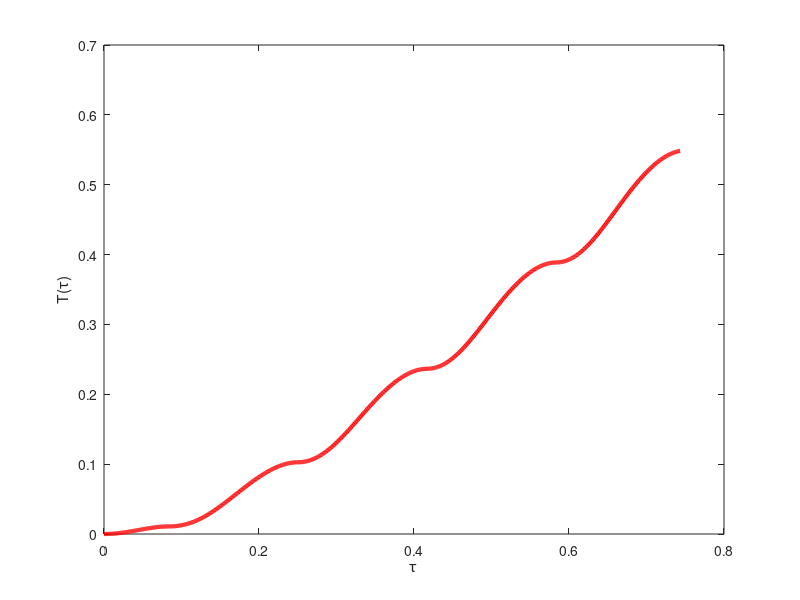

Reproduce this figure in MATLAB. (Note: this script raises an error after producing the figure.)
%%%%%%%%%%%%%%%%%%%%%%%%%%%%%%%%%%%%%%%%%%%%%%%
%%% Script to plot inadequecy representation
%%%%%%%%%%%%%%%%%%%%%%%%%%%%%%%%%%%%%%%%%%%%%%%
clear all
close all
clc
set(0,'DefaultFigureWindowStyle','docked')


%% Parameters
kappa = 0.0195174;   %--- sec/m
sigma = 52.1;   %--- sec/m
gamma = kappa/sigma;
L = 50e-6;  %--- m
C = 0.03134;  %--- F/m2
a = 4.19956e7/C;   %--- m
V0 = 1.25;   %--- volt
Iunscaled = 200;   %--- Amp/m^2
Ls = 25e-6;  %--- m
kappa_s = 0.0311627;   %--- sec/m
Time = 4; %--- sec

Nt = 800;  %--- number of time steps
Nx = 500;  %--- number of space steps


%% Domain
t = linspace(0,Time , Nt);  %--- sec
x = linspace(0,L , Nx);

% convert to nondimesional values
tau = (kappa*sigma/(kappa+sigma))*(1/(a*C*L^2)) .* t;
xi = x ./ L;
Nxi = Nx ; Ntau = Nt;

%% Applied Current
t_conv = a*C*L^2*(kappa+sigma)/(kappa*sigma);

Iamp = (Iunscaled*(L/V0)*((kappa+sigma)/(sigma*kappa)));
% Ins = Iamp*square(6*pi*tau');
Ins = Iamp*sin(6*pi*tau');
% Ins(181:359) = -Ins(181:359);
I = Ins';



%% T(tau) evolution
dtau = tau(2) - tau(1);
T(1:Ntau) = 0;


for i = 1 : Ntau-1
    
    T(i+1) = T(i) + (tau(i) - T(i))*dtau*abs((I(i+1)-I(i))/dtau);
    
end

%%


figure
plot(tau,T,'r','LineWidth',3); hold on
xlabel('\tau'); ylabel('T(\tau)');
prop_plots
axis square

figure
plot(tau,I,'b','LineWidth',3);
xlabel('\tau'); ylabel('I(\tau)');
prop_plots
axis square
